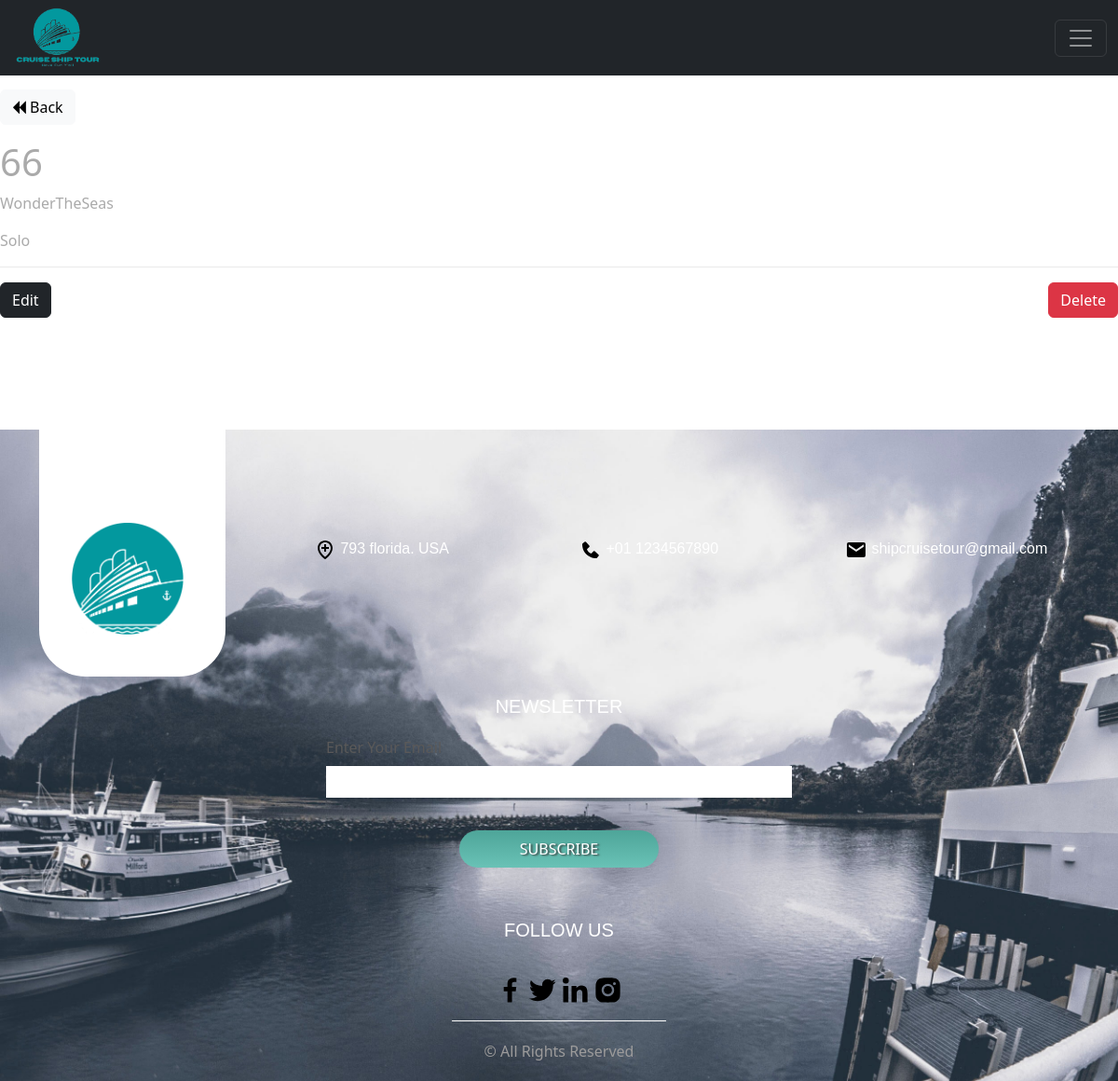
Screenshot of /rooms/show/12 (signed in) with the database file from the repository.
### tables this page shows
CREATE TABLE `rooms` (
  `id` int(3) NOT NULL,
  `room_number` int(3) NOT NULL,
  `id_ship` int(2) NOT NULL,
  `id_type` int(1) NOT NULL
);

CREATE TABLE `ships` (
  `id` int(2) NOT NULL,
  `nom` varchar(20) NOT NULL,
  `nombre_chambres` int(2) NOT NULL,
  `nombre_places` int(2) NOT NULL,
  `image` varchar(255) NOT NULL
);

CREATE TABLE `roomtypes` (
  `id` int(2) NOT NULL,
  `prix` int(10) NOT NULL,
  `capacite` int(2) NOT NULL,
  `type` varchar(20) NOT NULL
);

### app/controllers/Rooms.php (called while the page is built, shortened)
<?php
  class Rooms extends Controller{
  protected $roomModel;
    public function __construct(){
      $this->roomModel = $this->model('Room');
    }
    public function show($id){
      $room = $this->roomModel->getRoomById($id);
      $data = [
        'room' => $room
      ];
      $this->view('rooms/show', $data);
    }
  }

### app/libraries/Core.php (called while the page is built, shortened)
<?php
  class Core {
    protected $currentMethod = 'index';
    public function __construct(){
      $url = $this->getUrl();
            if(file_exists('../app/controllers/'.ucwords($url[0]).'.php')){
        unset($url[0]);
      }
      $this->currentController = new $this->currentController;
      if(isset($url[1])){
        if(method_exists($this->currentController, $url[1])){
          $this->currentMethod = $url[1];
          unset($url[1]);
        }
      }
      $this->params = $url ? array_values($url) : [];
      call_user_func_array([$this->currentController, $this->currentMethod], $this->params);
    }
    public function getUrl(){
        if(isset($_GET['url'])){
          $url = rtrim($_GET['url'], '/');
          $url = filter_var($url, FILTER_SANITIZE_URL);
          $url = explode('/', $url);
          return $url;
        }
    }
  }

### public/index.php (called while the page is built, shortened)
<?php
  $init = new Core;

### app/libraries/Database.php (called while the page is built, shortened)
<?php
class Database {
	private $host = DB_HOST;
	private $user = DB_USER;
	private $pass = DB_PASS;
	private $dbname = DB_NAME;
	private $dbh;
	private $stmt;
	public function __construct() {
		$dsn = 'mysql:host=' . $this->host . ';dbname=' . $this->dbname;
		$options = array (
			PDO::ATTR_PERSISTENT => true,
			PDO::ATTR_ERRMODE => PDO::ERRMODE_EXCEPTION
		);
		try {
			$this->dbh = new PDO ($dsn, $this->user, $this->pass, $options);
		}
		catch ( PDOException $e ) {
			$this->error = $e->getMessage();
		}
	}
	public function query($query) {
		 $this->stmt = $this->dbh->prepare($query);
	}
	public function bind($param, $value, $type = null) {
		if (is_null ($type)) {
			switch (true) {
				default :
					$type = PDO::PARAM_STR;
			}
		}
		$this->stmt->bindValue($param, $value, $type);
	}
	public function execute(){
		return $this->stmt->execute();
	}
	public function single(){
		$this->execute();
		return $this->stmt->fetch(PDO::FETCH_OBJ);
	}
}

### app/models/Room.php (called while the page is built, shortened)
<?php
  class Room {
    private $db;
    public function __construct(){
      $this->db = new Database;
    }
    public function getRoomById($id){
      $this->db->query('SELECT rooms.*,
                        ships.nom as shipnom,
                        roomtypes.type as roomtype
                        FROM rooms
                        INNER JOIN ships
                        ON rooms.id_ship=ships.id
                        INNER JOIN roomtypes
                        ON rooms.id_type=roomtypes.id
                        WHERE rooms.id=:id');
      $this->db->bind(':id', $id);
      $row = $this->db->single();
      return $row;
    }
  }

### app/views/rooms/show.php (the view)
<?php require APPROOT . '/views/inc/header.php'; ?>
<div class="show showShip" >
  <a href="<?php echo URLROOT; ?>/rooms" class="btn btn-light mb-3"><i class="fa fa-backward" aria-hidden="true"></i> Back</a>
  <br>
  <?php
  if($_SESSION['user_id']) : ?>
  <h1><?= $data['room']->room_number; ?></h1>
  <p><?= $data['room']->shipnom; ?></p>
  <p><?= $data['room']->roomtype; ?></p>
    <hr>
    <a class="btn btn-dark" href="<?= URLROOT; ?>/rooms/edit/<?= $data['room']->id; ?>">Edit</a>
    <form class="pull-right" action="<?= URLROOT; ?>/rooms/delete/<?= $data['room']->id; ?>" method="post">
      <input type="submit" class="btn btn-danger" value="Delete">
    </form>
  <?php endif; ?>
  </div>
<?php require APPROOT . '/views/inc/footer.php'; ?>

### public/css/style.css (style rules this page uses)
body { overflow-x: hidden; }
body:not(.light) { background: #ffffff; color: rgb(0, 0, 0); }
.show { color: #000000 !important; }
.showShip { margin-top: 8%; margin-bottom: 10%; color: #aaa !important; }
a { text-decoration: none !important; color: #d8e8f5; font-family: Arial, Helvetica, sans-serif; }

### rows the page displays
rooms: room_number "66", id_ship.nom "WonderTheSeas", roomtypes.type "Solo"
